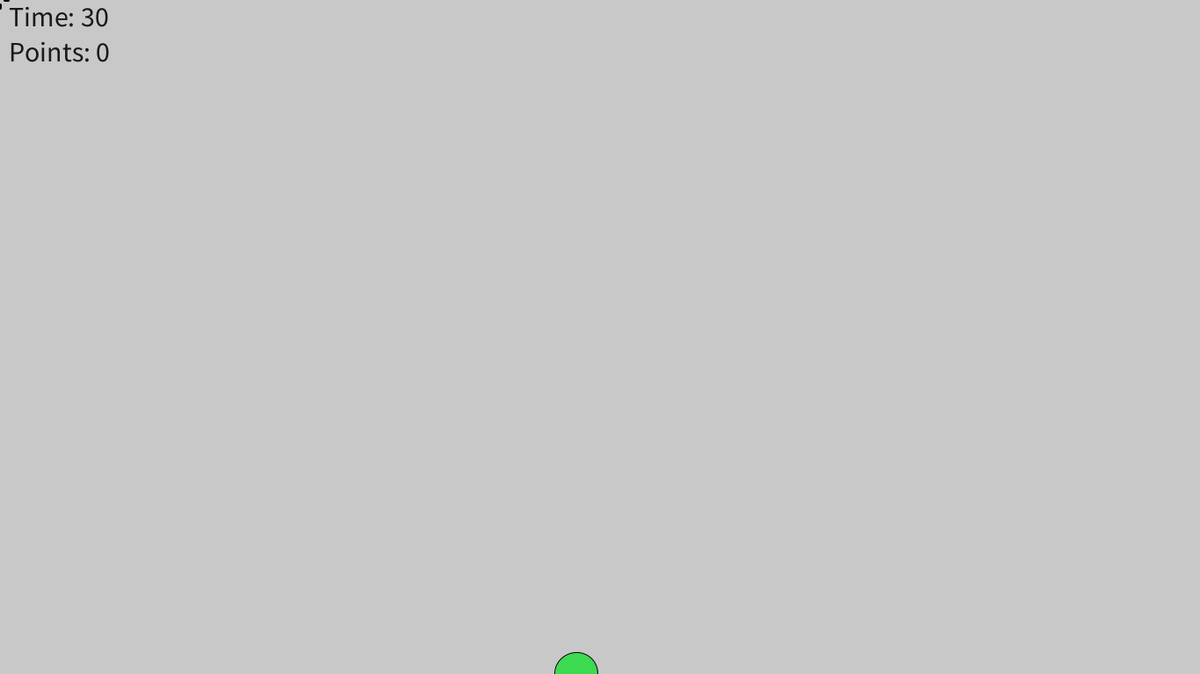
Frame 1 (no input)
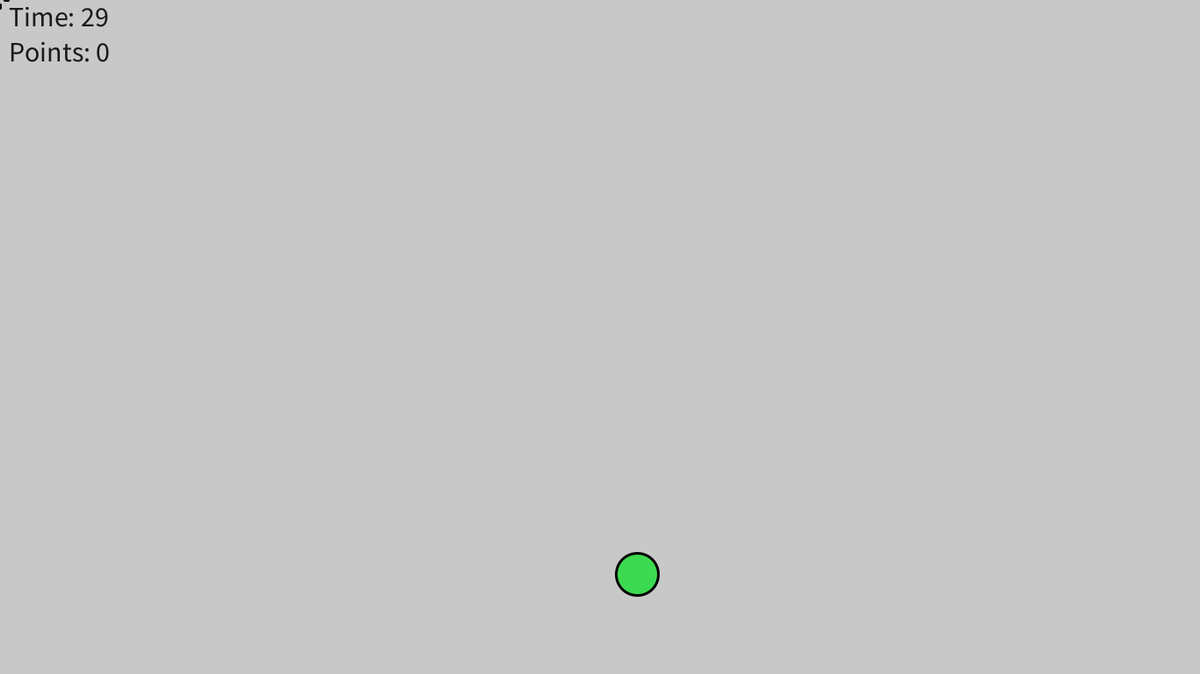
Frame 60 (the mouse pressed at the canvas centre just before this capture)
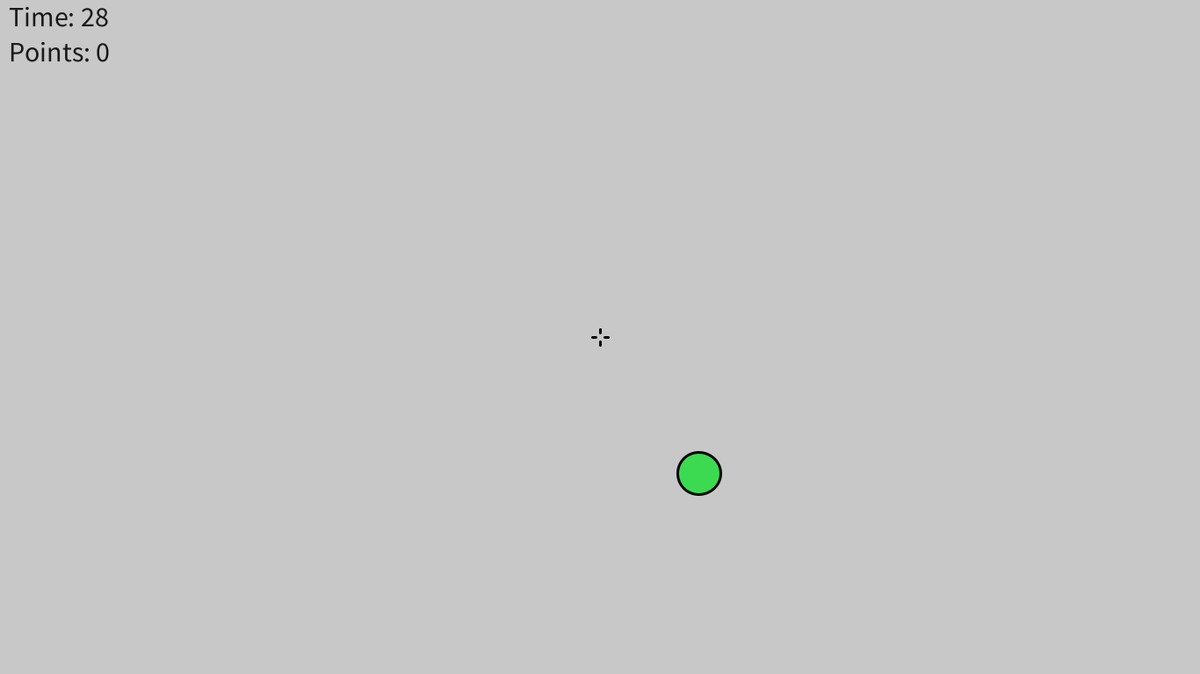
Frame 120 (the mouse held since frame 60 and released just before this capture)

The Processing sketch that drew these frames (run headless with seeded random() and noise(); from frame 60 on, the mouse is pressed at the canvas centre):

// Processing sketch: shooter
// ── shooter.pde
Target target;
int points = 0;
int time;

void setup(){
  size(1366, 768);
  noCursor();
  target = new Target();
  time = 30 * 60;
}

void draw(){
  background(200);
  target.draw();
  crosshair();
  points();
  if(target.position.x - target.size/2 > width ||
     target.position.x + target.size/2 < 0 ||
     target.position.y - target.size/2 > height ||
     target.position.y + target.size/2 < 0){
       target = new Target();
     }
  time--;
  if(time <= 0){
    noLoop();
    background(200);
    textSize(50);
    fill(100, 0, 0);
    textAlign(CENTER, CENTER);
    text("Processing Shooter\n\nGame Over!\nPoints: " + points + 
    "\nClick to restart\n\nYouTube.com/mod4\nDownload from: GitHub.com/mod4sw", width/2, height/2);
  }
}

void crosshair(){
  crosshair(4, 3, 5);
}

void crosshair(int size, int thickness, int offset){
  strokeWeight(thickness);
  line(mouseX - offset, mouseY, mouseX - offset - size, mouseY);
  line(mouseX + offset, mouseY, mouseX + offset + size, mouseY);
  line(mouseX, mouseY - offset, mouseX, mouseY - offset - size);
  line(mouseX, mouseY + offset, mouseX, mouseY + offset + size);
  
}

void points(){
  textSize(32);
  if(time / 60 <= 10){
    fill(255, 0, 0);
  }
  else{
    fill(25);
  }
  text("Time: " + (time / 60), 10, 30);
  fill(25);
  text("Points: " + points, 10, 70);
}

void setGameTime(){
   time = (int)(30 * frameRate);
}

void mousePressed(){
  if(time <= 0){
    setGameTime();
    target = new Target();
    textAlign(LEFT);
    loop();
  }
  else{
    PVector mousePos = new PVector(mouseX, mouseY);
    println("Különbség: " + target.position.dist(mousePos));
    if(target.position.dist(mousePos) <= target.size/2){
      points += target.points();
      time += target.velocity.mag() * 10;
      target = new Target(); 
    }
  }
}
// ── target.pde
class Target{
  final static float maxVelocity = 4;
  final static float maxSize = 50;
  final static float minSize = 20;
  final static float maxPoint = 200;
  PVector position, velocity;
  float size;
  int r, g, b;
  
  
  Target(){
    velocity = new PVector(random(-maxVelocity, maxVelocity), random(-maxVelocity, maxVelocity));
    float x, y;
    if(abs(velocity.x) > abs(velocity.y)){
      if(velocity.x > 0){
        x = 0;
      }
      else{
        x = width;
      }
      y = height * abs(velocity.y) / maxVelocity;
    }
    else{
      if(velocity.y > 0){
        y = 0;
      }
      else{
        y = height;
      }
      x = width * abs(velocity.y) / maxVelocity;
    }
    position = new PVector(x, y);
    size = random(minSize, maxSize);
    r = (int)random(0, 255);
    g = (int)random(0, 255);
    b = (int)random(0, 255);
  }
  
  void draw(){
    fill(r, g, b);
    ellipseMode(CENTER);
    ellipse(position.x, position.y, size, size);
    position.add(velocity);  
  }
  
  int points(){
    return (int)(maxPoint / size * velocity.mag());
  }
  
}
